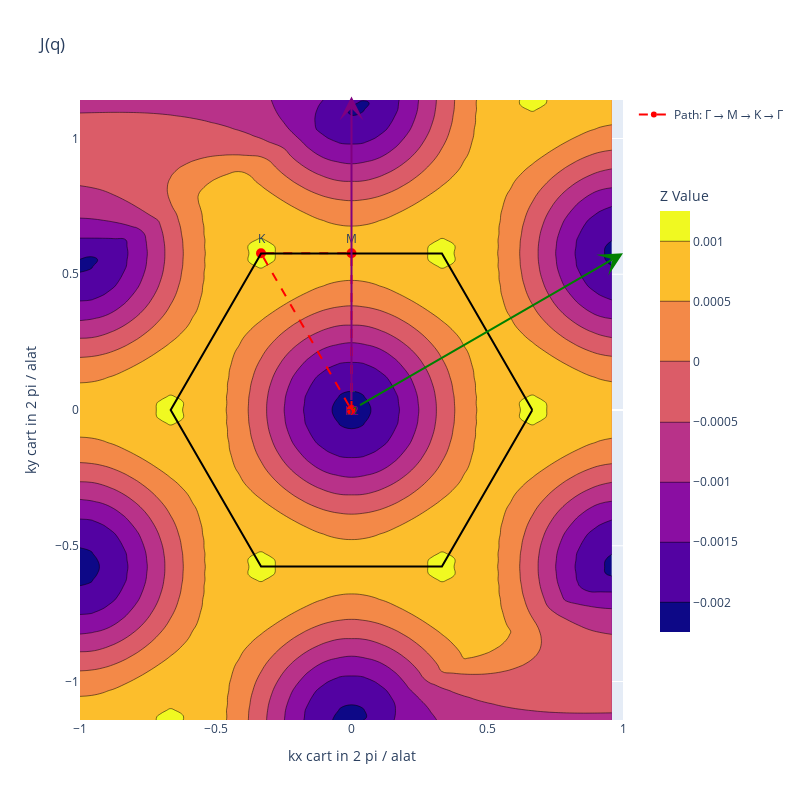

The notebook cell saved with this chart:
### Code cell
kpoints_2BZ = np.mgrid[-1:1:1/nkpt, -1:1:1/nkpt].reshape(2,-1).T


z= np.real(JBZ.reshape( -1))

jmpf.plot_Jq_1BZ(calc, kpoints_2BZ, z)

### Figure 1 — Plotly figure (JSON) as saved in the notebook; plotly's stock layout.template omitted (floating-point values rounded to 4 significant figures; data arrays with more than 128 entries replaced by an {"elided": "..."} marker saying what was removed)
{"data": [{"colorbar": {"len": 0.75, "title": {"text": "Z Value"}, "x": 1.05}, "line": {"smoothing": 1.3}, "type": "contour", "x": {"elided": "2304 float values"}, "y": {"elided": "2304 float values"}, "z": {"elided": "2304 float values"}}, {"marker": {"color": "red", "size": 10}, "mode": "markers+text", "name": "Γ", "showlegend": false, "text": ["Γ"], "textposition": "top center", "type": "scatter", "x": [0], "y": [0]}, {"marker": {"color": "red", "size": 10}, "mode": "markers+text", "name": "M", "showlegend": false, "text": ["M"], "textposition": "top center", "type": "scatter", "x": [0], "y": [0.5774]}, {"marker": {"color": "red", "size": 10}, "mode": "markers+text", "name": "K", "showlegend": false, "text": ["K"], "textposition": "top center", "type": "scatter", "x": [-0.3333], "y": [0.5774]}, {"line": {"color": "red", "dash": "dash", "width": 2}, "marker": {"color": "red", "size": 6}, "mode": "lines+markers", "name": "Path: Γ → M → K → Γ", "type": "scatter", "x": [0, 0, -0.3333, 0], "y": [0, 0.5774, 0.5774, 0]}, {"line": {"color": "black", "width": 2}, "mode": "lines", "showlegend": false, "type": "scatter", "x": [0.666, 0.333, -0.333, -0.666, -0.333, 0.333, 0.666], "y": [-5.551e-17, 0.5768, 0.5768, 5.551e-17, -0.5768, -0.5768, -5.551e-17]}], "layout": {"annotations": [{"arrowcolor": "green", "arrowhead": 3, "arrowsize": 2, "arrowwidth": 2, "ax": 0, "axref": "x", "ay": 0, "ayref": "y", "font": {"color": "green", "size": 12}, "showarrow": true, "text": "b1", "x": 1.0, "xref": "x", "y": 0.5774, "yref": "y", "yshift": 0}, {"arrowcolor": "purple", "arrowhead": 3, "arrowsize": 2, "arrowwidth": 2, "ax": 0, "axref": "x", "ay": 0, "ayref": "y", "font": {"color": "purple", "size": 12}, "showarrow": true, "text": "b2", "x": 0, "xref": "x", "y": 1.155, "yref": "y", "yshift": 0}], "autosize": false, "height": 800, "title": {"text": "J(q)"}, "width": 800, "xaxis": {"range": [-1, 1], "scaleanchor": "y", "title": {"text": "kx cart in 2 pi / alat"}}, "yaxis": {"range": [-1, 1], "title": {"text": "ky cart in 2 pi / alat"}}}}
